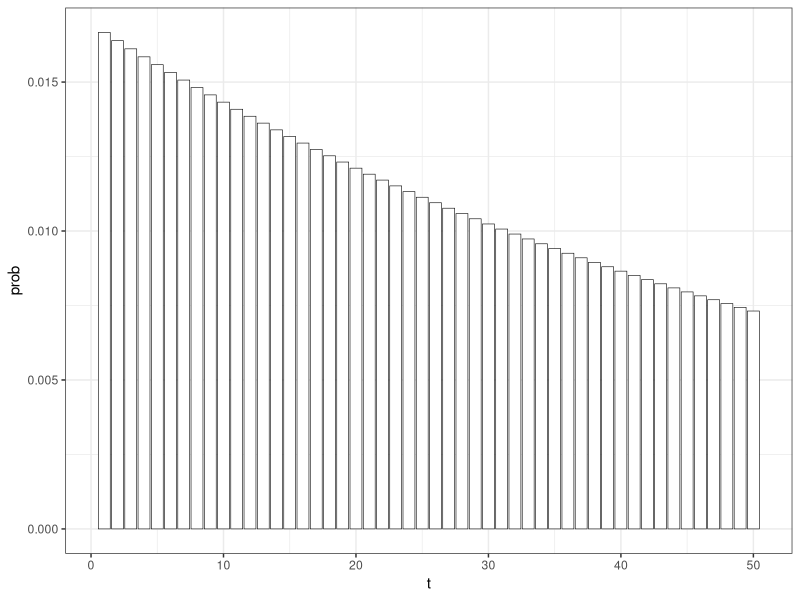
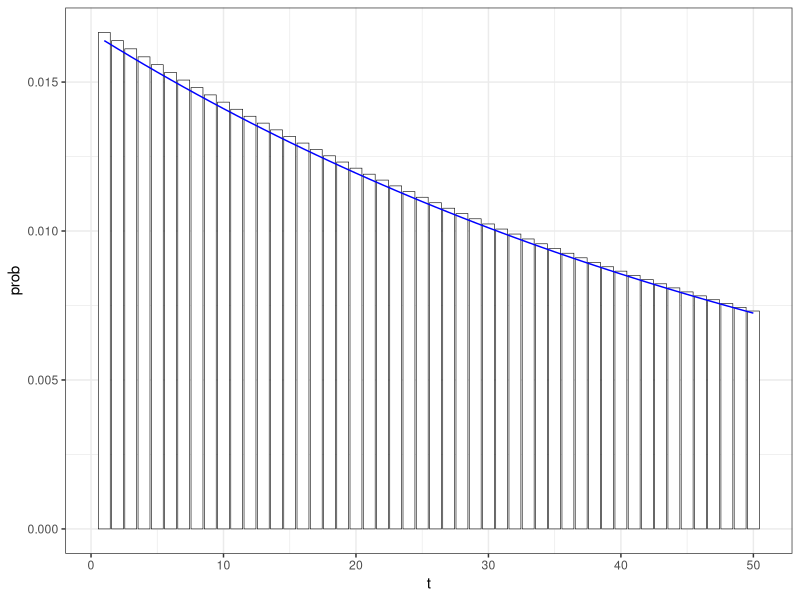

Recreate these plots in R, in order.
## ---- chunk 1
library(tidyverse)
## ---- chunk 2
G <- function(N, t) {
  (1 - (1 / (2 * N)))^(t - 1) * (1 / (2 * N) )
}
## ---- chunk 3
geomet <- tibble(
  t = 1:50,
  prob = G(30, 1:50)
)

ggplot(geomet, aes(x = t, y = prob)) +
  geom_col(colour = "black", fill = "white", size = 0.2) +
  theme_bw()
## ---- chunk 4
E <- function(N, t) {
  (1 / (2 * N)) * exp(-t / (2 * N))
}
## ---- chunk 5
expy <- tibble(
  t = 1:50,
  density = E(30, 1:50)
)

ggplot() +
  geom_col(data = geomet, aes(x = t, y = prob), 
           colour = "black", fill = "white", size = 0.2) +
  geom_line(data = expy, aes(x = t, y = density), colour = "blue") +
  theme_bw()

